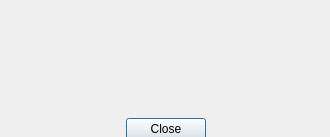
<?xml version="1.0" encoding="UTF-8"?>
<ui version="4.0">
 <class>ErrorDialog</class>
 <widget class="QDialog" name="ErrorDialog">
  <property name="geometry">
   <rect>
    <x>0</x>
    <y>0</y>
    <width>330</width>
    <height>137</height>
   </rect>
  </property>
  <property name="windowTitle">
   <string>Dialog</string>
  </property>
  <widget class="QWidget" name="verticalLayoutWidget">
   <property name="geometry">
    <rect>
     <x>0</x>
     <y>0</y>
     <width>331</width>
     <height>140</height>
    </rect>
   </property>
   <layout class="QVBoxLayout" name="verticalLayout">
    <property name="sizeConstraint">
     <enum>QLayout::SetNoConstraint</enum>
    </property>
    <item alignment="Qt::AlignHCenter">
     <widget class="QLabel" name="label">
      <property name="enabled">
       <bool>true</bool>
      </property>
      <property name="autoFillBackground">
       <bool>true</bool>
      </property>
      <property name="text">
       <string/>
      </property>
      <property name="scaledContents">
       <bool>false</bool>
      </property>
      <property name="alignment">
       <set>Qt::AlignCenter</set>
      </property>
      <property name="wordWrap">
       <bool>true</bool>
      </property>
     </widget>
    </item>
    <item>
     <layout class="QHBoxLayout" name="horizontalLayout">
      <item>
       <spacer name="horizontalSpacer">
        <property name="orientation">
         <enum>Qt::Horizontal</enum>
        </property>
        <property name="sizeHint" stdset="0">
         <size>
          <width>40</width>
          <height>20</height>
         </size>
        </property>
       </spacer>
      </item>
      <item>
       <widget class="QPushButton" name="CloseButton">
        <property name="autoFillBackground">
         <bool>true</bool>
        </property>
        <property name="text">
         <string>Close</string>
        </property>
        <property name="flat">
         <bool>false</bool>
        </property>
       </widget>
      </item>
      <item>
       <spacer name="horizontalSpacer_2">
        <property name="orientation">
         <enum>Qt::Horizontal</enum>
        </property>
        <property name="sizeHint" stdset="0">
         <size>
          <width>40</width>
          <height>20</height>
         </size>
        </property>
       </spacer>
      </item>
     </layout>
    </item>
   </layout>
  </widget>
 </widget>
 <resources/>
 <connections/>
</ui>
